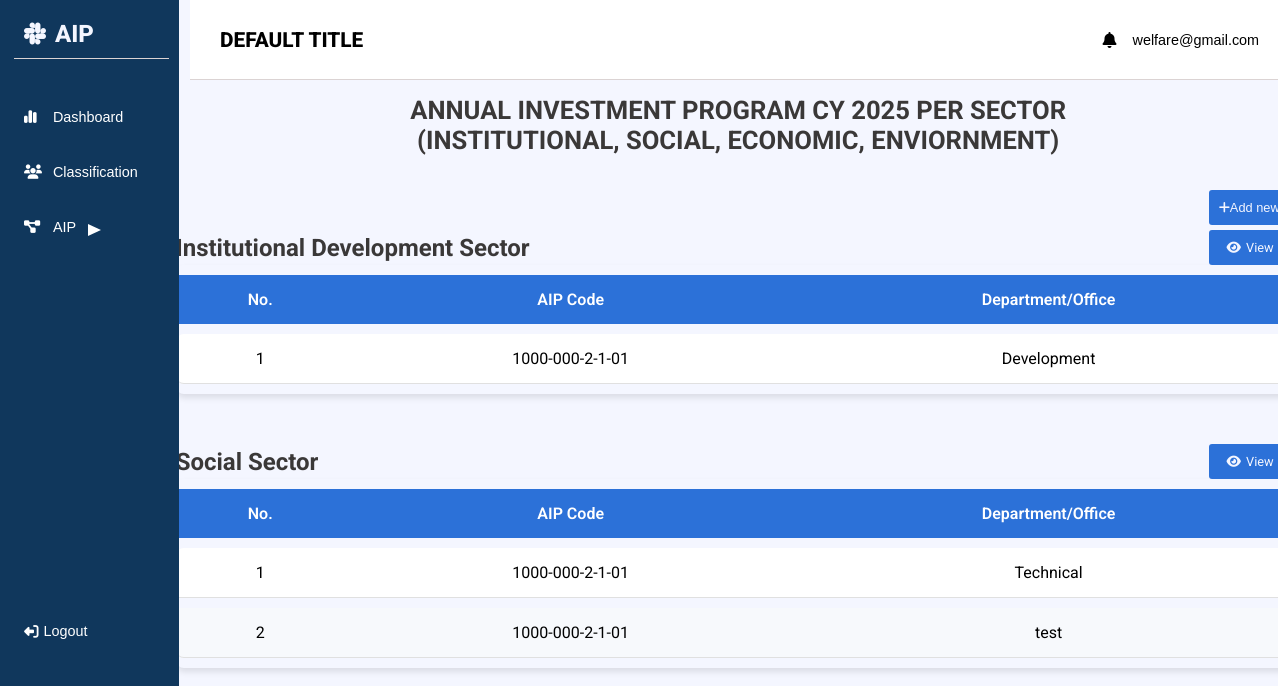
The page /classification.php (signed in) on the database its author committed.
### tables this page shows
CREATE TABLE `aip_sector` (
  `aip_id` int(11) NOT NULL,
  `aip_code` varchar(100) DEFAULT NULL,
  `department_office` varchar(255) DEFAULT NULL,
  `sector_category` varchar(255) DEFAULT NULL
);

### classification.php (called while the page is built)
<?php
require 'src/views/classification.view.php';

### src/views/classification.view.php (the view, shortened to what this page needs)
<?php
include 'src/config/database.php';
$categoriesQuery = "SELECT DISTINCT sector_category FROM aip_sector";
$categoriesResult = mysqli_query($conn, $categoriesQuery);
?>
<?php include 'public/components/header.php'; ?>
           <div class="hero">
               <div class="page-2-container">
                <div class="table">
                    <div class="table-header">
                        <h1>Annual Investment Program cy 2025 per sector</h1>
                        <h1>(Institutional, Social, Economic, Enviornment)</h1>
                    </div>
                <div class="add-btn">
                    <button onclick="document.getElementById('id01').style.display='block'"><i class="fa-solid fa-plus"></i>Add new</button>
                </div>
        <?php if(mysqli_num_rows($categoriesResult)):?>
            <?php while ($categoryRow = mysqli_fetch_assoc($categoriesResult)):
                $category = $categoryRow['sector_category'];
            ?>
                <div class="table_view_header">
                    <h2 class="category-header"><?= htmlspecialchars($category); ?></h2>
                    <a href="router.php?page=aip"><i class="fa-solid fa-eye"></i>View</a>
                </div>
                <table class="category-table" style="margin-bottom:50px;">
                    <thead>
                        <tr>
                            <th>No.</th>
                            <th>AIP Code</th>
                            <th>Department/Office</th>
                        </tr>
                    </thead>
                    <tbody>
                    <?php
                    $dataQuery = "SELECT aip_id, aip_code, department_office FROM aip_sector WHERE sector_category = '$category'";
                    $dataResult = mysqli_query($conn, $dataQuery);
                    $rowNumber = 1;
                    while ($dataRow = mysqli_fetch_assoc($dataResult)):
                    ?>
                        <tr>
                            <td><?= $rowNumber++; ?></td>
                            <td><?= htmlspecialchars($dataRow['aip_code']); ?></td>
                            <td><?= htmlspecialchars($dataRow['department_office']); ?></td>
                        </tr>
                    <?php endwhile; ?>
                    </tbody>
                </table>
            <?php endwhile; ?>
            <?php else :?>
                <p>No data found</p>
                <?php endif; ?>
                </div>
               </div>
            </div>
        </div>
    </div>
</body>
</html>

### public/components/header.php (shortened to what this page needs)
<!DOCTYPE html>
<html lang="en">
<head>
    <link rel="stylesheet" href="https://cdnjs.cloudflare.com/ajax/libs/font-awesome/6.6.0/css/all.min.css" />
    <link rel="stylesheet" href="public/css/style.css">
</head>
<body>
    <div class="container">
        <?php include 'public/components/side-bar.php' ?>
        <div class="main">
            <div class="header">
                <div class="header-left-side">
                 <h1><?php echo isset($title) ? $title : 'Default Title'; ?></h1>
                </div>
                <div class="header-right-side">
                    <div class="bell">
                    <i class="fa-solid fa-bell"></i>
                    </div>
                    <div class="user">
                    <li class="nav-link has-dropdown">
                            <a href="#" class="has-dropdown logged">
                                <?php
                                    echo $_SESSION['department_email'];
                                ?>
                            </a>
                        </li>
                    </div>
                </div>
            </div>

### public/components/side-bar.php (shortened to what this page needs)
<nav class="side-navbar">
    <div class="side-bar-header">
    <i class="fa-brands fa-slack"></i>
    <h1>AIP</h1>
    </div>
    <ul class="nav-links">
        <li class="nav-link">
            <i class="fa-solid fa-chart-simple"></i>
            <a href="router.php?page=home">Dashboard</a>
        </li>
        <li class="nav-link">
            <i class="fa-solid fa-users"></i>
            <a href="router.php?page=classification">Classification</a>
        </li>
        <li class="nav-link has-dropdown">
            <i class="fa-solid fa-diagram-project"></i>
            <a href="#" aria-disabled="true" readonly>AIP</a>
            <span class="dropdown-arrow"></span>
        </li>
        <div class="logout_container">
            <button type="button"><i class="fa-solid fa-right-from-bracket"></i>Logout</button>
        </div>
    </ul>
</nav>

### rows shown on the page
aip_sector: aip_code "1000-000-2-1-01", department_office "Development"
aip_sector: aip_code "1000-000-2-1-01", department_office "Technical"
aip_sector: aip_code "1000-000-2-1-01", department_office "test"

### other values the page prints
$_SESSION['department_email'] "welfare@gmail.com"
$category "Institutional Development Sector"
$category "Social Sector"
